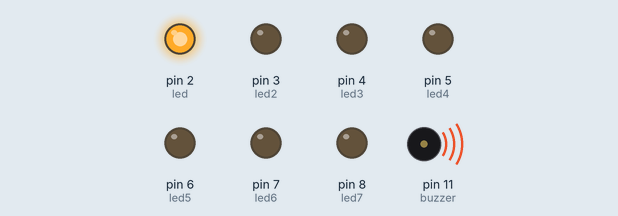
Recording of a sketch running on a simulated Arduino Uno, built with avr-gcc and run on an emulated ATmega328P. On the bench: output pins drawn as LEDs (lit = HIGH), buzzer (waves = sounding).

Above: at 0.1 s.
At 4.12 s:
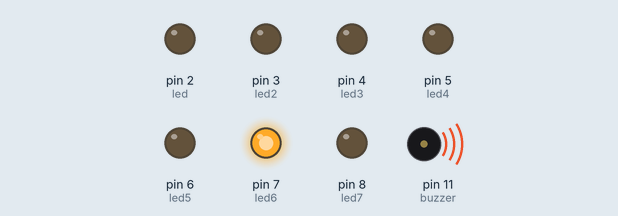
At 9.5 s:
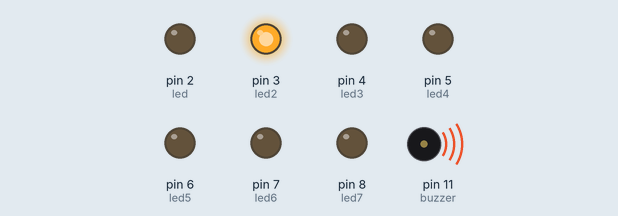
At 19.51 s:
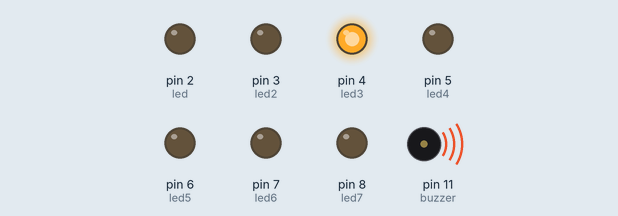
At 35.18 s:
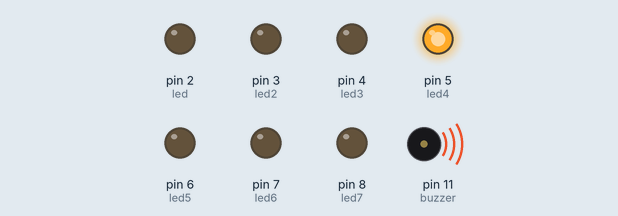
At 39.4 s:
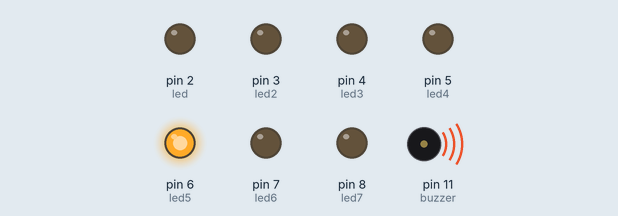
Timing chart, 0 to 40.0 s (numbered marks = the images above):
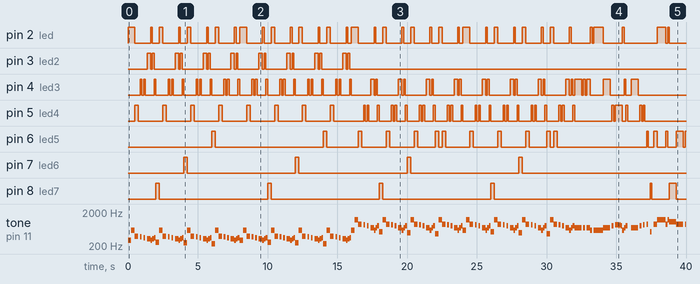

The sketch:

megalovania_a_medias_.ino
```cpp
/*
  Keyboard cat
  Connect a piezo buzzer or speaker to pin 11 or select a new pin.
  More songs available at https://github.com/robsoncouto/arduino-songs

                                              Robson Couto, 2019
*/

#define NOTE_B0  31
#define NOTE_C1  33
#define NOTE_CS1 35
#define NOTE_D1  37
#define NOTE_DS1 39
#define NOTE_E1  41
#define NOTE_F1  44
#define NOTE_FS1 46
#define NOTE_G1  49
#define NOTE_GS1 52
#define NOTE_A1  55
#define NOTE_AS1 58
#define NOTE_B1  62
#define NOTE_C2  65
#define NOTE_CS2 69
#define NOTE_D2  73
#define NOTE_DS2 78
#define NOTE_E2  82
#define NOTE_F2  87
#define NOTE_FS2 93
#define NOTE_G2  98
#define NOTE_GS2 104
#define NOTE_A2  110
#define NOTE_AS2 117
#define NOTE_B2  123
#define NOTE_C3  131
#define NOTE_CS3 139
#define NOTE_D3  147
#define NOTE_DS3 156
#define NOTE_E3  165
#define NOTE_F3  175
#define NOTE_FS3 185
#define NOTE_G3  196
#define NOTE_GS3 208
#define NOTE_A3  220
#define NOTE_AS3 233
#define NOTE_B3  247
#define NOTE_C4  262
#define NOTE_CS4 277
#define NOTE_D4  294
#define NOTE_DS4 311
#define NOTE_E4  330
#define NOTE_F4  349
#define NOTE_FS4 370
#define NOTE_G4  392
#define NOTE_GS4 415
#define NOTE_A4  440
#define NOTE_AS4 466
#define NOTE_B4  494
#define NOTE_C5  523
#define NOTE_CS5 554
#define NOTE_D5  587
#define NOTE_DS5 622
#define NOTE_E5  659
#define NOTE_F5  698
#define NOTE_FS5 740
#define NOTE_G5  784
#define NOTE_GS5 831
#define NOTE_A5  880
#define NOTE_AS5 932
#define NOTE_B5  988
#define NOTE_C6  1047
#define NOTE_CS6 1109
#define NOTE_D6  1175
#define NOTE_DS6 1245
#define NOTE_E6  1319
#define NOTE_F6  1397
#define NOTE_FS6 1480
#define NOTE_G6  1568
#define NOTE_GS6 1661
#define NOTE_A6  1760
#define NOTE_AS6 1865
#define NOTE_B6  1976
#define NOTE_C7  2093
#define NOTE_CS7 2217
#define NOTE_D7  2349
#define NOTE_DS7 2489
#define NOTE_E7  2637
#define NOTE_F7  2794
#define NOTE_FS7 2960
#define NOTE_G7  3136
#define NOTE_GS7 3322
#define NOTE_A7  3520
#define NOTE_AS7 3729
#define NOTE_B7  3951
#define NOTE_C8  4186
#define NOTE_CS8 4435
#define NOTE_D8  4699
#define NOTE_DS8 4978
#define REST 0
   int led=2;
int led2=3;
int led3=4;
int led4=5;
int led5=6;
int led6=7;
int led7=8;
int led8=9;


// change this to make the song slower or faster
int tempo = 120;

// change this to whichever pin you want to use
int buzzer = 11;

// notes of the moledy followed by the duration.
// a 4 means a quarter note, 8 an eighteenth , 16 sixteenth, so on
// !!negative numbers are used to represent dotted notes,
// so -4 means a dotted quarter note, that is, a quarter plus an eighteenth!!
int melody[] = {

  // Keyboard cat
  // Score available at https://musescore.com/user/142788/scores/147371

  NOTE_D4,16, NOTE_D4,16, NOTE_D5,8, NOTE_G4,8, REST, 16, NOTE_FS4,16, REST,16, NOTE_F4,16, REST,16, NOTE_E4,8, NOTE_D4,16, NOTE_E4,16, NOTE_F4,16,
  NOTE_C4,16, NOTE_C4,16, NOTE_D5,8, NOTE_G4,8, REST,16, NOTE_FS4,16, REST,16, NOTE_F4,16, REST,16, NOTE_E4,8, NOTE_D4,16, NOTE_E4,16, NOTE_F4,16,
  NOTE_B3,16, NOTE_B3,16,NOTE_D5,8, NOTE_G4,8, REST,16, NOTE_FS4,16, REST,16, NOTE_F4,16, REST,16, NOTE_E4,8, NOTE_D4,16, NOTE_E4,16, NOTE_F4,16,
  NOTE_AS3,16, NOTE_AS3,16, NOTE_D5,8, NOTE_G4,8, REST,16, NOTE_FS4,16, REST,16, NOTE_F4,16, REST,16, NOTE_E4,8, NOTE_D4,16, NOTE_E4,16, NOTE_F4,16,//5

  NOTE_D4,16, NOTE_D4,16, NOTE_D5,8, NOTE_G4,8, REST,16, NOTE_FS4,16, REST,16, NOTE_F4,16, REST,16, NOTE_E4,8, NOTE_D4,16, NOTE_E4,16, NOTE_F4,16,
  NOTE_C4,16, NOTE_C4,16, NOTE_D5,8, NOTE_G4,8, REST,16, NOTE_FS4,16, REST,16, NOTE_F4,16, REST,16, NOTE_E4,8, NOTE_D4,16, NOTE_E4,16, NOTE_F4,16,
  NOTE_B3,16, NOTE_B3,16,NOTE_D5,8, NOTE_G4,8, REST,16, NOTE_FS4,16, REST,16, NOTE_F4,16, REST,16, NOTE_E4,8, NOTE_D4,16, NOTE_E4,16, NOTE_F4,16,
  NOTE_AS3,16, NOTE_AS3,16, NOTE_D5,8, NOTE_G4,8, REST,16, NOTE_FS4,16, REST,16, NOTE_F4,16, REST,16, NOTE_E4,8, NOTE_D4,16, NOTE_E4,16, NOTE_F4,16,

  NOTE_D5,16, NOTE_D5,16, NOTE_D6,8, NOTE_A5,8, REST,16, NOTE_GS5,16, REST,16, NOTE_G5,16, REST,16, NOTE_F5,8, NOTE_D5,16, NOTE_F5,16, NOTE_G5,16,
  NOTE_C5,16, NOTE_C5,16, NOTE_D6,8, NOTE_A5,8, REST,16, NOTE_GS5,16, REST,16, NOTE_G5,16, REST,16, NOTE_F5,8, NOTE_D5,16, NOTE_F5,16, NOTE_G5,16,
  NOTE_B4,16, NOTE_B4,16,NOTE_D6,8, NOTE_A5,8, REST,16, NOTE_GS5,16, REST,16, NOTE_G5,16, REST,16, NOTE_F5,8, NOTE_D5,16, NOTE_F5,16, NOTE_G5,16,
  NOTE_AS4,16, NOTE_AS4,16, NOTE_D6,8, NOTE_A5,8, REST,16, NOTE_GS5,16, REST,16, NOTE_G5,16, REST,16, NOTE_F5,8, NOTE_D5,16, NOTE_F5,16, NOTE_G5,16,

  NOTE_D5,16, NOTE_D5,16, NOTE_D6,8, NOTE_A5,8, REST,16, NOTE_GS5,16, REST,16, NOTE_G5,16, REST,16, NOTE_F5,8, NOTE_D5,16, NOTE_F5,16, NOTE_G5,16,
  NOTE_C5,16, NOTE_C5,16, NOTE_D6,8, NOTE_A5,8, REST,16, NOTE_GS5,16, REST,16, NOTE_G5,16, REST,16, NOTE_F5,8, NOTE_D5,16, NOTE_F5,16, NOTE_G5,16,
  NOTE_B4,16, NOTE_B4,16,NOTE_D6,8, NOTE_A5,8, REST,16, NOTE_GS5,16, REST,16, NOTE_G5,16, REST,16, NOTE_F5,8, NOTE_D5,16, NOTE_F5,16, NOTE_G5,16,
  NOTE_AS4,16, NOTE_AS4,16, NOTE_D6,8, NOTE_A5,8, REST,16, NOTE_GS5,16, REST,16, NOTE_G5,16, REST,16, NOTE_F5,8, NOTE_D5,16, NOTE_F5,16, NOTE_G5,16,

  NOTE_F5,8, NOTE_F5,16, NOTE_F5,16, REST,16, NOTE_F5,16, REST,16, NOTE_F5,8, NOTE_D5,16, REST,16, NOTE_D5,3,
  NOTE_F5,8, NOTE_F5,16, NOTE_F5,16, REST,16, NOTE_G5,16, REST,16, NOTE_GS5,8, NOTE_G5,32, NOTE_GS5,32, NOTE_G5,16, NOTE_D5,16, NOTE_F5,16, NOTE_G5,16,REST,8,
  NOTE_F5,8, NOTE_F5,16, NOTE_F5,16, REST,16, NOTE_G5,16, REST,16,NOTE_GS5,16, REST,16, NOTE_A5,16, REST,16, NOTE_C5,16, REST,16, NOTE_A5,8,
  NOTE_D6,8, NOTE_D6,8, NOTE_D6,16, NOTE_A5,16, NOTE_D6,16, NOTE_C6,4,

  NOTE_A5,8, NOTE_A5,16, NOTE_A5,16, REST,16, NOTE_A5,16, REST,16, NOTE_A5,8, NOTE_G5,16, REST,16, NOTE_G5,3,
  NOTE_A5,8, NOTE_A5,8, NOTE_A5,16, NOTE_A5,16, REST,16,NOTE_G5,16, NOTE_A5,16, NOTE_D6,8, NOTE_A5,16, NOTE_G5,8,
  NOTE_D6,8, NOTE_A5,8, NOTE_G5,8, NOTE_F5 ,8, NOTE_C5,8, NOTE_G5,8,NOTE_F5,8, NOTE_E5,8, NOTE_AS4,16, NOTE_D5,16, NOTE_E5,8, NOTE_F5,8, NOTE_C6,2, REST,16,


};

// sizeof gives the number of bytes, each int value is composed of two bytes (16 bits)
// there are two values per note (pitch and duration), so for each note there are four bytes
int notes = sizeof(melody) / sizeof(melody[0]) / 2;

// this calculates the duration of a whole note in ms
int wholenote = (60000 * 4) / tempo;

int divider = 0, noteDuration = 0;

void setup() {
  pinMode(led,OUTPUT);
  pinMode(led2,OUTPUT);
  pinMode(led3,OUTPUT);
  pinMode(led4,OUTPUT);
  pinMode(led5,OUTPUT);
  pinMode(led6,OUTPUT);
  pinMode(led7,OUTPUT);
  // iterate over the notes of the melody.
  // Remember, the array is twice the number of notes (notes + durations)
  for (int thisNote = 0; thisNote < notes * 2; thisNote = thisNote + 2) {

    // calculates the duration of each note
    divider = melody[thisNote + 1];
    if (divider > 0) {
      // regular note, just proceed
      noteDuration = (wholenote) / divider;
    } else if (divider < 0) {
      // dotted notes are represented with negative durations!!
      noteDuration = (wholenote) / abs(divider);
      noteDuration *= 1.5; // increases the duration in half for dotted notes
    }


    digitalWrite(led,LOW);
    digitalWrite(led2,LOW);
    digitalWrite(led3,LOW);
    digitalWrite(led4,LOW);
    digitalWrite(led5,LOW);
    digitalWrite(led6,LOW);
    digitalWrite(led7,LOW);
    tone(buzzer, melody[thisNote], noteDuration);
    if(melody[thisNote]==NOTE_D4 || melody[thisNote]==NOTE_DS4||melody[thisNote]==NOTE_D5||melody[thisNote]==NOTE_DS5||melody[thisNote]==NOTE_D6)
      digitalWrite(led,HIGH);

    if(melody[thisNote]==NOTE_E4|| melody[thisNote]==NOTE_E3|| melody[thisNote]==NOTE_E2|| melody[thisNote]==NOTE_E1|| melody[thisNote]==NOTE_E5|| melody[thisNote]==NOTE_E6)
      digitalWrite(led2,HIGH);

    if(melody[thisNote]==NOTE_F4 || melody[thisNote]==NOTE_FS4|| melody[thisNote]==NOTE_F5|| melody[thisNote]==NOTE_FS5)
      digitalWrite(led3,HIGH);

    if(melody[thisNote]==NOTE_G4 || melody[thisNote]==NOTE_GS4|| melody[thisNote]==NOTE_G5|| melody[thisNote]==NOTE_GS5)
      digitalWrite(led4,HIGH);

    if(melody[thisNote]==NOTE_AS3||melody[thisNote]==NOTE_A4 || melody[thisNote]==NOTE_AS4||melody[thisNote]==NOTE_A5||melody[thisNote]==NOTE_AS5)
      digitalWrite(led5,HIGH);

    if(melody[thisNote]==NOTE_B4 ||melody[thisNote]==NOTE_B5||melody[thisNote]==NOTE_B3)
      digitalWrite(led6,HIGH);

    if(melody[thisNote]==NOTE_C4 ||melody[thisNote]==NOTE_CS4||melody[thisNote]==NOTE_C5||melody[thisNote]==NOTE_CS5||melody[thisNote]==NOTE_C6)
      digitalWrite(led7,HIGH);

    // Wait for the specief duration before playing the next note.
    delay(noteDuration);

    // stop the waveform generation before the next note.
    noTone(buzzer);
  }
}
void loop(){
       digitalWrite(led,LOW);
    digitalWrite(led2,LOW);
    digitalWrite(led3,LOW);
    digitalWrite(led4,LOW);
    digitalWrite(led5,LOW);
    digitalWrite(led6,LOW);
}
```

Measured:
- by itself, pin 2 (led): LOW → HIGH at 0.00 s, → LOW 0.50 s later, → HIGH 1.1 s later, → LOW 0.13 s later, … (74 changes in this stretch)
- by itself, pin 3 (led2): repeats every 2.0 s: LOW 0.13 s, HIGH 0.13 s, LOW 1.5 s, HIGH 0.25 s, until it stays LOW from 15.9 s
- by itself, pin 4 (led3): LOW → HIGH at 0.88 s, → LOW 0.13 s later, → HIGH 0.13 s later, → LOW 0.13 s later, … (92 changes in this stretch)
- by itself, pin 5 (led4): LOW → HIGH at 0.50 s, → LOW 0.25 s later, → HIGH 1.8 s later, → LOW 0.25 s later, … (74 changes in this stretch)
- by itself, pin 6 (led5): LOW → HIGH at 6.0 s, → LOW 0.25 s later, → HIGH 7.8 s later, → LOW 0.25 s later, … (33 changes in this stretch)
- by itself, pin 7 (led6): alternates HIGH for 0.25 s and LOW for 7.8 s
- by itself, pin 8 (led7): goes 3 × (HIGH 0.25 s, LOW 7.8 s), HIGH 0.25 s, LOW 11.2 s, HIGH 0.13 s, LOW 1.3 s, HIGH 0.50 s, then LOW
- by itself, tone on pin 11 (buzzer): plays 294 Hz for 0.25 s, 587 Hz for 0.25 s, 392 Hz for 0.25 s, 370 Hz for 0.13 s, 349 Hz for 0.13 s, 330 Hz for 0.25 s … (170 notes in this stretch)
